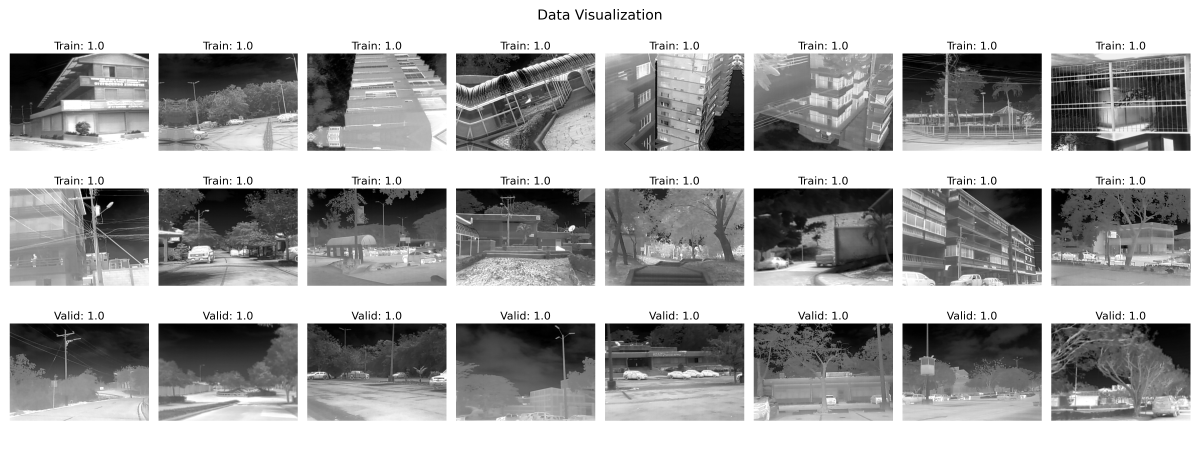
#> input picture visualization/HR.png, 4800 x 1800 px (shown at 1/4 size)
$ python -i datasetsv2.py   (imports and definitions only)
#> lines starting #> are read from the running program, lines starting #| are printed output that depends on the picture
#> further down, picture is the input picture: shape (1800, 4800, 3); min 0, max 255, mean 166.7
import os
import random
import glob
import cv2
import numpy as np
import torch
import torch.utils.data as data
from configs.option import get_option
from tqdm import tqdm


def degrade_image(image, scale=4, output_shape=(256, 256)):
    """
    接受一张高分辨率(HR)图像，应用随机的退化操作生成对应的低分辨率(LR)图像。
    支持多种降采样比例、盲退化方式和数据增强，输入和输出格式可灵活选择。
    参数:
        image: 输入的HR图像。可以是PIL.Image对象、NumPy数组或torch.Tensor。
        scale: 降采样比例，例如2、4、8等。
        output_shape: 输出HR图像大小，格式为(H, W)。
    返回:
        (hr_image, lr_image): 元组，其中第一个是处理后的HR图像（裁剪或填充后为output_shape大小），
                              第二个是生成的对应LR图像，其尺寸为(output_shape除以scale)。
    """
#> called with scale = 4, output_shape = (256, 256)

    # 获取图像尺寸
    H, W, C = image.shape
#> H = 1800; W = 4800; C = 3

    # 1. 裁剪或填充到指定尺寸
    if H < output_shape[0] or W < output_shape[1]:
        # 如果图像尺寸小于指定尺寸，则填充
        pad_h = max(0, output_shape[0] - H)
        pad_w = max(0, output_shape[1] - W)
        image = cv2.copyMakeBorder(image, 0, pad_h, 0, pad_w, cv2.BORDER_REFLECT_101)
    elif H > output_shape[0] or W > output_shape[1]:
        # 如果图像尺寸大于指定尺寸，则随机裁剪
        y = random.randint(0, H - output_shape[0])
#> y = 788
        x = random.randint(0, W - output_shape[1])
#> x = 3445
        image = image[y : y + output_shape[0], x : x + output_shape[1]]
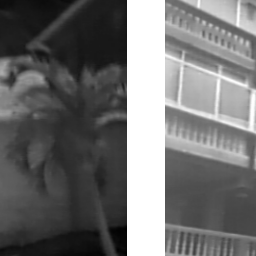
#> image: shape (256, 256, 3); min 2, max 255, mean 112.1
    # 更新尺寸
    H, W = image.shape[0], image.shape[1]
#> H = 256; W = 256
    # 增强后的HR图像作为输出高分辨率图像（不含模糊/噪声等退化）
    hr_img = image.astype(np.float32)  # 提前转换为float32以减少类型转换
    lr_img = hr_img.copy()  # 使用copy避免修改原始图像

    # 随机选择要应用的退化效果
    apply_blur = random.random() < 0.66
    apply_noise = random.random() < 0.0
    apply_jpeg = random.random() < 0.0

    # 3. 盲退化策略：模糊（高斯模糊或运动模糊）
    if apply_blur:
        blur_type = random.random()
        if blur_type < 0.5:
            # 高斯模糊
            sigma = random.uniform(0.5, 3.0)
            lr_img = cv2.GaussianBlur(lr_img, (0, 0), sigmaX=sigma, sigmaY=sigma)
        else:
            # 运动模糊 - 预先计算常用核
            angle = random.choice([0, 45, 90, 135])
            k = random.choice([3, 5, 7, 9, 11, 13, 15])

            if angle == 0:
                kernel = np.zeros((1, k), np.float32)
                kernel[0, :] = 1.0 / k
            elif angle == 90:
                kernel = np.zeros((k, 1), np.float32)
                kernel[:, 0] = 1.0 / k
            elif angle == 45:
                kernel = np.eye(k, dtype=np.float32) / k
            else:  # angle == 135
                kernel = np.zeros((k, k), np.float32)
                kernel[np.arange(k), k - 1 - np.arange(k)] = 1.0 / k

            lr_img = cv2.filter2D(lr_img, -1, kernel)

    # 盲退化策略：噪声（高斯噪声或泊松噪声）
    if apply_noise:
        noise_type = random.random()
        if noise_type < 0.5:
            # 添加高斯噪声
            sigma_n = random.uniform(1, 10)
            noise = np.random.normal(0, sigma_n, lr_img.shape)
            lr_img += noise
        else:
            # 添加泊松噪声 - 直接在浮点数上操作
            lr_img = np.random.poisson(np.maximum(1, lr_img)).astype(np.float32)

    # 盲退化策略：颜色偏移与伪影（对RGB三个通道随机缩放）
    factors = np.array([random.uniform(0.9, 1.1) for _ in range(3)], dtype=np.float32)
    lr_img = lr_img * factors.reshape(1, 1, 3)
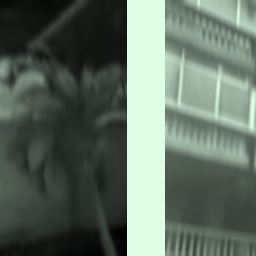
#> lr_img: shape (256, 256, 3) float32; mean of channels 0, 1, 2 108.9, 120.9, 105.8; drawn with min black and max white

    # 裁剪到有效范围
    lr_img = np.clip(lr_img, 0, 255)

    # 盲退化策略：随机下采样（降分辨率）
    new_h, new_w = max(1, int(H // scale)), max(1, int(W // scale))
#> new_h = 64; new_w = 64
    interp = random.choice([cv2.INTER_NEAREST, cv2.INTER_LINEAR, cv2.INTER_CUBIC])
    lr_img = cv2.resize(lr_img.astype(np.uint8), (new_w, new_h), interpolation=interp)
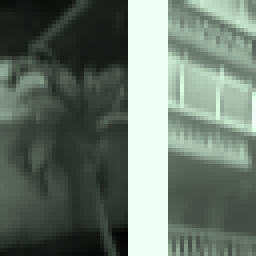
#> lr_img: shape (64, 64, 3) (shown 4 times larger); mean of channels 0, 1, 2 109.3, 118.3, 106.1; drawn as B, G, R

    # 盲退化策略：JPEG压缩造成的伪影
    if apply_jpeg:
        quality = random.randint(30, 95)
        # 避免不必要的颜色空间转换
        _, enc = cv2.imencode(".jpg", lr_img, [int(cv2.IMWRITE_JPEG_QUALITY), quality])
        lr_img = cv2.imdecode(enc, cv2.IMREAD_COLOR)

    # 确保输出是uint8类型
    hr_img = hr_img.astype(np.uint8)
    if lr_img.dtype != np.uint8:
        lr_img = lr_img.astype(np.uint8)

    return hr_img, lr_img


class ImageDataset(data.Dataset):
    """
    图像数据集类。

    Args:
        phase (str): 数据集阶段，'train' 或 'valid'。
        opt (object): 配置选项。
        train_transform (callable, optional): 训练数据转换函数。
        valid_transform (callable, optional): 验证数据转换函数。
    """

    # [99 lines left out: functions __init__, _load_extra_data, __getitem__, not called in this run]

    def __len__(self):
        return len(self.image_list)

    # [62 lines left out: functions _load_image, load_images_in_parallel, get_dataloader, not called in this run]


# [8 lines not run here, left out]

>>> import cv2
>>> picture = cv2.imread('../../visualization/HR.png')
>>> result = degrade_image(picture)

$ run again, on visualization/SR_comparison.png
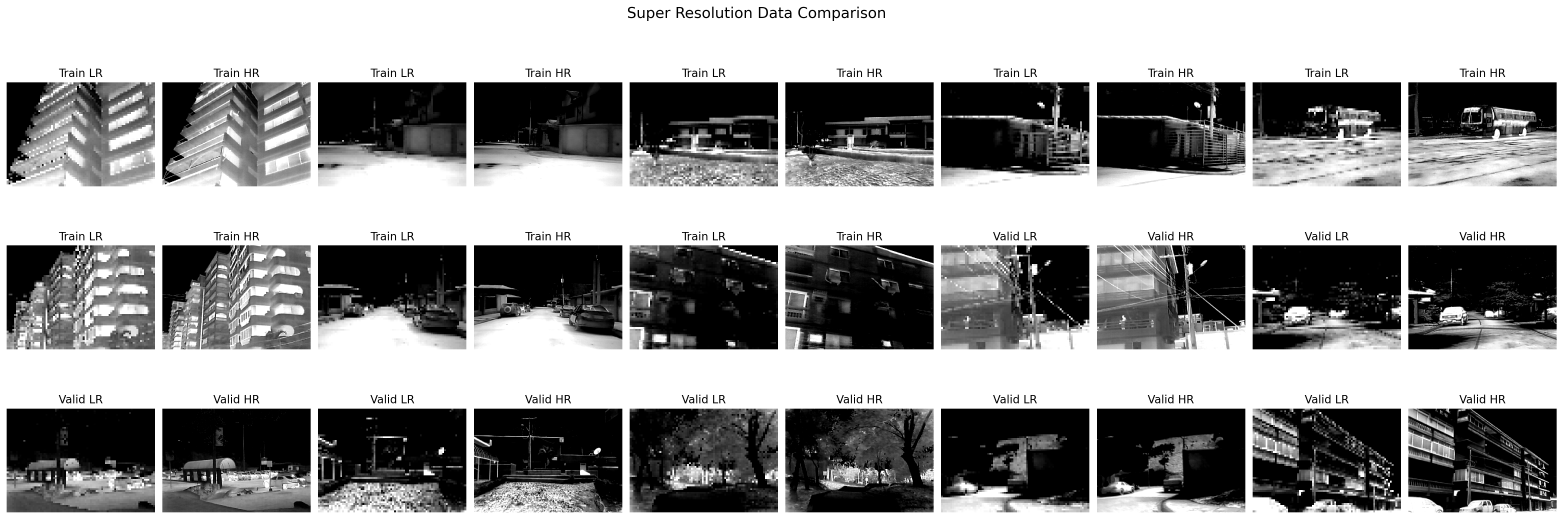
#> input picture visualization/SR_comparison.png, 4690 x 1557 px (shown at 1/3 size)
#> picture is the input picture: shape (1557, 4690, 3); min 0, max 255, mean 148.7
#> in degrade_image, `image = image[y : y + output_shape[0], x : x + output_shape[1]]`:
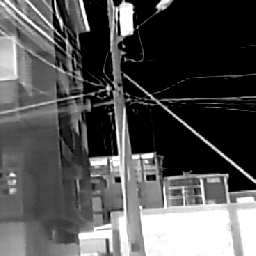
#> image: shape (256, 256, 3); min 0, max 255, mean 83.4
#> in degrade_image, `lr_img = cv2.resize(lr_img.astype(np.uint8), (new_w, new_h), interpola..`:
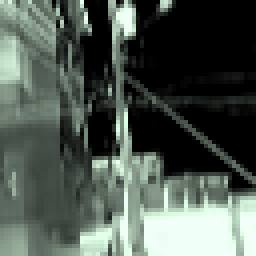
#> lr_img: shape (64, 64, 3) (shown 4 times larger); mean of channels 0, 1, 2 80.6, 88.2, 78.3; drawn as B, G, R
